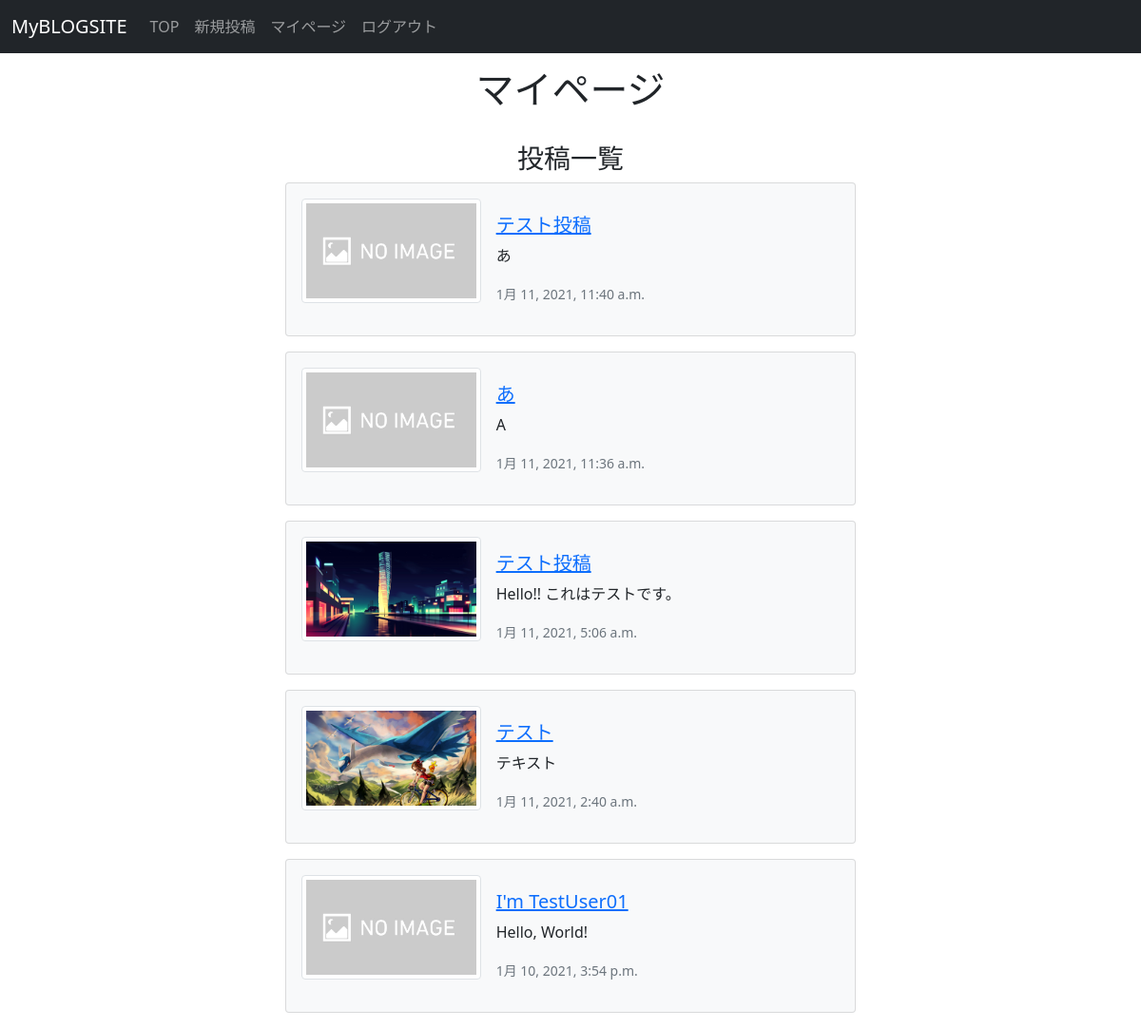
/mypage/ (signed in), run on an earlier commit of the app's database.
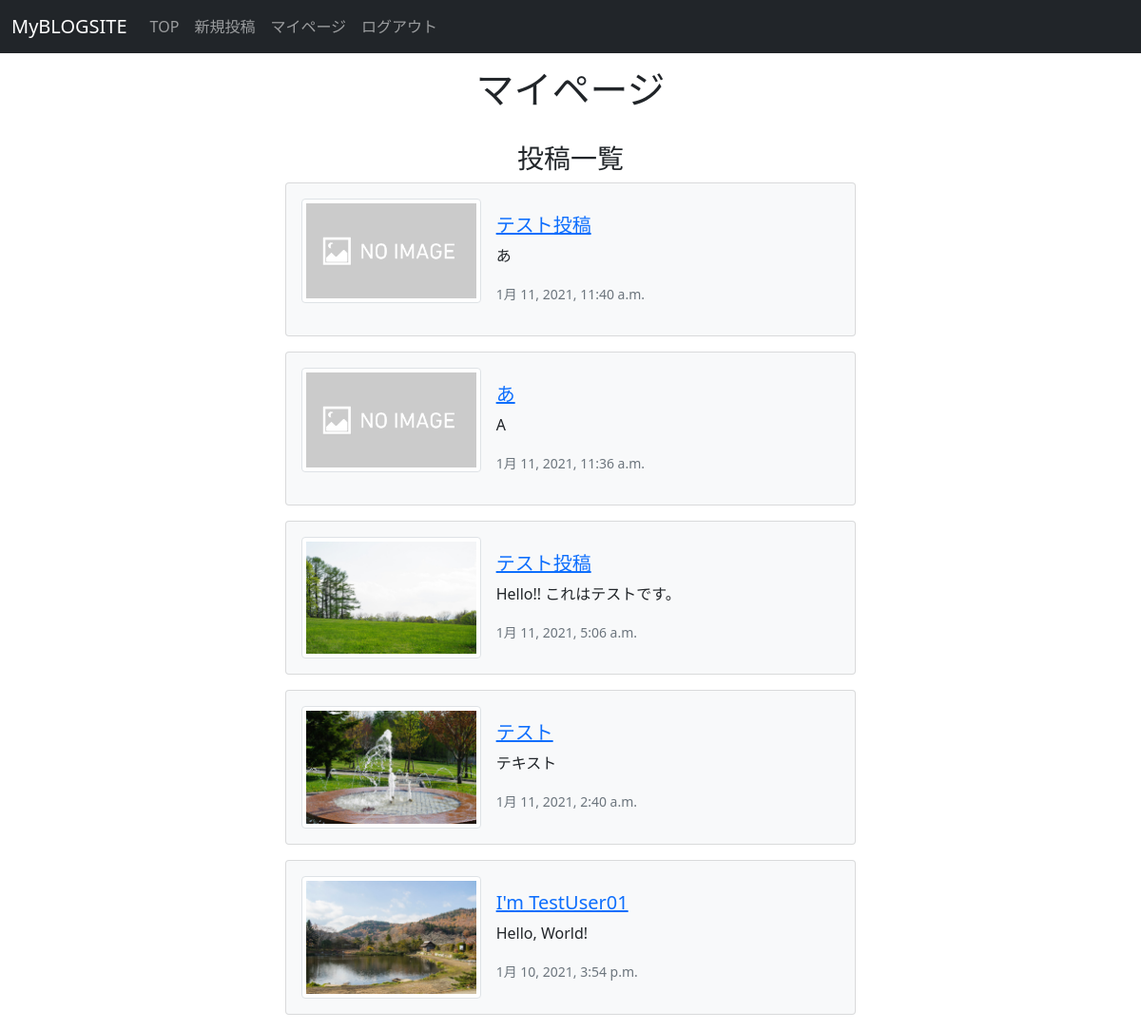
And on a later commit of the database.
### blog/models.py (models this page shows, shortened)
class Post(models.Model):
    title = models.CharField('タイトル', max_length=100)
    content = models.TextField('本文')
    author = models.ForeignKey(User, on_delete=models.CASCADE)
    image = models.ImageField(upload_to='images', verbose_name='画像', blank=True, null=True)
    pub_date = models.DateTimeField('公開日', default=timezone.now)

### blog/views.py (the view)
# urls.py: path('mypage/', views.MyPostListView.as_view(), name='mypage'),
class MyPostListView(ListView):
    model = Post
    template_name = 'blog/mypage.html'
    context_object_name = 'myposts'
    queryset = Post.objects.all()
    def get_queryset(self):
        return self.queryset.filter(author=self.request.user).order_by('-pub_date')

### blog/templates/blog/mypage.html
{% extends 'blog/base.html' %}
{% load static %}
{% block body %}
<h1 class="d-flex justify-content-center">マイページ</h1>
<br>
<h3 class="d-flex justify-content-center">投稿一覧</h3>
{% for post in myposts %}
<div class="d-flex justify-content-center">
    <div class="card text-dark bg-light mb-3 w-50 p-3" style="max-width: 70rem;">
        <div class="row g-0">
            <div class="col-md-4">
                {% if post.image %}
                <img src="{{ post.image.url }}" class="img-thumbnail">
                {% else %}
                <img src="/media/materials/NoImage.jpg" class="img-thumbnail">
                {% endif %}
            </div>
            <div class="col-md-8">
                <div class="card-body">
                    <h5 class="card-title"><a href="{% url 'blog:detail' post.id %}">{{ post.title }}</a></h5>
                    <p class="card-text">{{ post.content }}</p>
                    <p class="card-text"><small class="text-muted">{{ post.pub_date }}</small></p>
                </div>
            </div>
        </div>
    </div>
</div>
{% endfor %}
{% endblock body %}

### blog/templates/blog/base.html (shortened to what this page needs)
{% load static %}
<!doctype html>
<html lang="ja">
<head>
  <link href="https://cdn.jsdelivr.net/npm/bootstrap@5.0.0-beta1/dist/css/bootstrap.min.css" rel="stylesheet"
>
  <link rel="stylesheet" type="text/css" href="{% static 'css/main.css' %}">
</head>
<body>
  <header>
    <nav class="navbar fixed-top navbar-expand-lg navbar-dark bg-dark">
      <div class="container-fluid">
        <a class="navbar-brand" href="{% url 'blog:home' %}">MyBLOGSITE</a>
        <div class="collapse navbar-collapse">
          <ul class="navbar-nav me-auto mb-2 mb-lg-0">
            <li class="nav-item">
              <a class="nav-link" href="{% url 'blog:home' %}">TOP</a>
            </li>
            {% if user.is_authenticated %}
            <li class="nav-item">
              <a class="nav-link" href="{% url 'blog:create' %}">新規投稿</a>
            </li>
            <li class="nav-item">
              <a class="nav-link" href="{% url 'blog:mypage' %}">マイページ</a>
            </li>
            <li class="nav-item">
              <a class="nav-link" href="{% url 'account:logout' %}">ログアウト</a>
            </li>
            {% endif %}
          </ul>
        </div>
      </div>
    </nav>
  </header>
  <div class="body-contents">
    {% block body %}
    {% endblock body %}
  </div>
</body>
</html>

### static/css/main.css (style rules this page uses)
.body-contents { padding-top: 70px; }

What changed in the data, as far as the page shows it:
changed Post "Hello!! これはテストです。": image: a different picture
changed Post "テスト": image: a different picture
changed Post "I'm TestUser01": image: picture added
